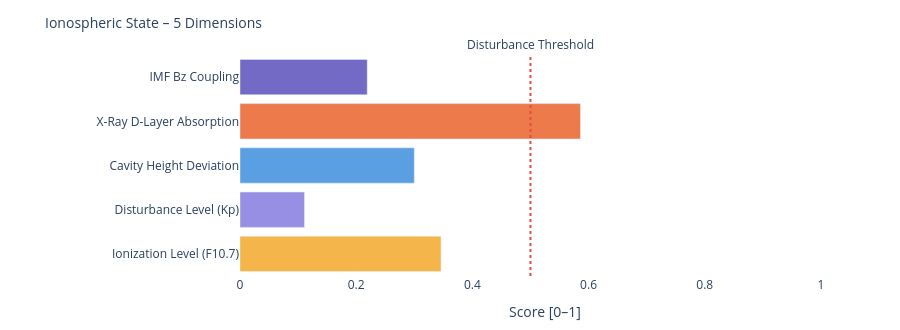

The code cell stored with this chart in its notebook:
### Markdown cell above
---
### 📐 Systemic Insight: Geometric Cavity vs. Real Schumann Resonance

**Relevant for:** Layer 6 = delta analysis &nbsp;|&nbsp; Layer 7 = feature vector / system interpretation

A cavity height change from 80 km to 70 km shifts the **idealized geometric frequencies** only minimally:

| Modus | Aktuell | Referenz | Δ |
|-------|---------|----------|---|
| SR-1 | 10.4762 Hz | 10.4599 Hz | +16 mHz |
| SR-2 | 18.1452 Hz | 18.1171 Hz | +28 mHz |
| SR-3 | 25.6612 Hz | 25.6215 Hz | +40 mHz |
| SR-4 | 33.1285 Hz | 33.0772 Hz | +51 mHz |

The geometric effect is limited because 10 km is very small compared to Earth's radius (~6371 km).

**Consequence:** Real Schumann deviations are likely driven more strongly by **conductivity, damping, day/night structure, lightning distribution and source geometry** than by pure cavity height.

---

**Layer 6 compares:**
```
geometric Δ from Layer 4  vs.  observed Δ from real Schumann measurement data
```

**Layer 7 Feature:**
```
If real Δ >> geometric Δ  →  non-geometric factors dominant
```

### Code cell
# ============================================================
# IONOSPHERIC STATE – Summary gauge
# Five dimensions: ionization, disturbance, cavity height, X-Ray, Bz coupling
# ============================================================

def norm(v, lo, hi):
    if v is None: return None
    return round(max(0.0, min(1.0, (v - lo) / (hi - lo))), 3)

# Ionization level (F10.7 → F2-Layer)
ioniz = norm(f107_val, 60, 250)

# Disturbance level (Kp → E/F-Layer irregularities)
disturb = norm(kp_val, 0, 9)

# Cavity height deviation from reference (80 km)
h_dev = norm(abs(h_eff - 80), 0, 20)

# X-Ray ionization (D-Layer absorption)
xray_ioniz = None
if xray_now is not None:
    xray_ioniz = norm(math.log10(max(xray_now, 1e-9)) + 9, 0, 5)

# Bz coupling (southward Bz → stronger magnetosphere-ionosphere coupling)
bz_coupling = norm(-(bz_now or 0), -5, 30) if bz_now is not None else None

dims = [
    ('Ionization Level (F10.7)',    ioniz,      '#F2A623'),
    ('Disturbance Level (Kp)',      disturb,    '#7F77DD'),
    ('Cavity Height Deviation',     h_dev,      '#378ADD'),
    ('X-Ray D-Layer Absorption',    xray_ioniz, '#E85D24'),
    ('IMF Bz Coupling',             bz_coupling,'#534AB7'),
]

fig = go.Figure()
for name, val, col in dims:
    if val is not None:
        h = int(val * 20)
        bar = '█' * h + '░' * (20 - h)
        label = f'{name}:  {bar}  {val:.3f}'
    else:
        label = f'{name}:  {"─" * 20}  n/a'
    fig.add_trace(go.Bar(
        x=[val if val is not None else 0],
        y=[name],
        orientation='h',
        marker_color=col, opacity=0.82,
        showlegend=False
    ))

fig.add_vline(x=0.5, line_dash='dot', line_color='#e74c3c',
              annotation_text='Disturbance Threshold', annotation_position='top')
fig.update_layout(
    title=dict(text='Ionospheric State – 5 Dimensions', font=dict(size=14)),
    xaxis=dict(title='Score [0–1]', range=[0, 1.05]),
    height=330, plot_bgcolor='rgba(0,0,0,0)', paper_bgcolor='rgba(0,0,0,0)',
    margin=dict(l=240, r=50, t=55, b=40)
)
fig.show()

print(f'\nIonospheric state:')
for name, val, _ in dims:
    print(f'  {name:<35} {val:.3f}' if val is not None else f'  {name:<35} n/a')

### Figure 1 — Plotly figure (JSON) as saved in the notebook; plotly's stock layout.template omitted (floating-point values rounded to 4 significant figures)
{"data": [{"marker": {"color": "#F2A623"}, "opacity": 0.82, "orientation": "h", "showlegend": false, "type": "bar", "x": [0.346], "y": ["Ionization Level (F10.7)"]}, {"marker": {"color": "#7F77DD"}, "opacity": 0.82, "orientation": "h", "showlegend": false, "type": "bar", "x": [0.111], "y": ["Disturbance Level (Kp)"]}, {"marker": {"color": "#378ADD"}, "opacity": 0.82, "orientation": "h", "showlegend": false, "type": "bar", "x": [0.3], "y": ["Cavity Height Deviation"]}, {"marker": {"color": "#E85D24"}, "opacity": 0.82, "orientation": "h", "showlegend": false, "type": "bar", "x": [0.586], "y": ["X-Ray D-Layer Absorption"]}, {"marker": {"color": "#534AB7"}, "opacity": 0.82, "orientation": "h", "showlegend": false, "type": "bar", "x": [0.219], "y": ["IMF Bz Coupling"]}], "layout": {"annotations": [{"showarrow": false, "text": "Disturbance Threshold", "x": 0.5, "xanchor": "center", "xref": "x", "y": 1, "yanchor": "bottom", "yref": "y domain"}], "height": 330, "margin": {"b": 40, "l": 240, "r": 50, "t": 55}, "paper_bgcolor": "rgba(0,0,0,0)", "plot_bgcolor": "rgba(0,0,0,0)", "shapes": [{"line": {"color": "#e74c3c", "dash": "dot"}, "type": "line", "x0": 0.5, "x1": 0.5, "xref": "x", "y0": 0, "y1": 1, "yref": "y domain"}], "title": {"font": {"size": 14}, "text": "Ionospheric State – 5 Dimensions"}, "xaxis": {"range": [0, 1.05], "title": {"text": "Score [0–1]"}}}}
